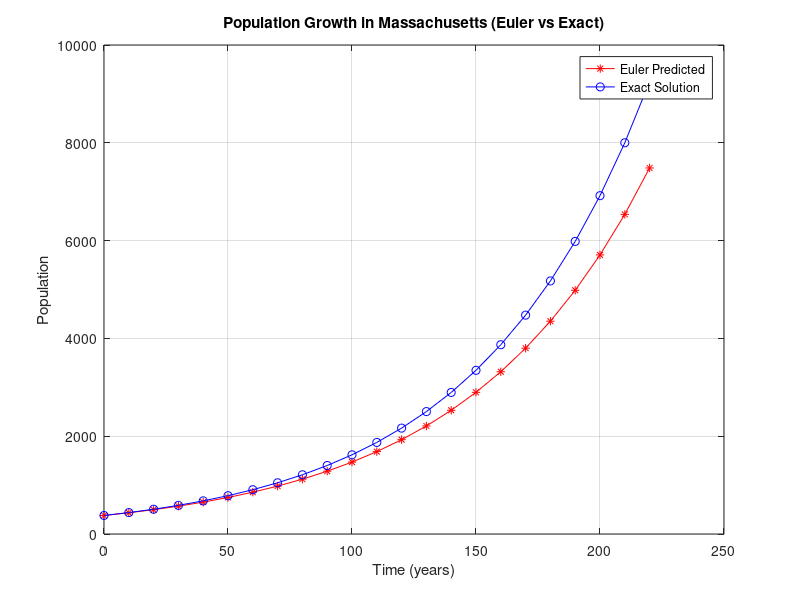

The MATLAB source for this figure: (Note: this script raises an error after producing the figure.)
function Euler
    format long; % Add more decimal places to the values
    clc; % Clear the command window
    fileID1 = fopen('AllData.txt', 'w'); % Designate a file for results
    fileID2 = fopen('project1-y.txt', 'w');
    fileID3 = fopen('project1-exact.txt', 'w');
    fprintf(fileID1, '%6s %12s %12s\r\n', 't', 'y(t)', 'exact(t)');
    fprintf(fileID2, '%6s %12s\r\n', 't', 'y(t)');
    fprintf(fileID3, '%6s %12s\r\n', 't', 'exact(t)');
    
    h = 10; % Define h 
    t_0 = 0; % Define t_0 (corresponds to 1790)
    y_0 = 379; % Define y_0 (initial population in 1790)
    t_n = 220; % Define end of the interval (corresponds to 2010)
    n = ceil((t_n - t_0) / h); % Define the number of iterations required
    t = zeros(n + 1, 1);
    y = zeros(n + 1, 1);
    exact = zeros(n + 1, 1);
    t(1) = t_0; % Save the first value of t into a vector
    y(1) = y_0; % Save the first value of y into a vector
    exact(1) = y_0; % Set exact(1) to the initial population y_0

    for i = 2:n + 1 % Create a loop to solve the iterates
        t(i) = t(i - 1) + h; % Update time
        y(i) = y(i - 1) + h * f(t(i - 1), y(i - 1)); % Euler's method update
        exact(i) = e(t(i)); % Get exact population using e(t)
        fprintf('%6.6f %12.8f %12.8f\r\n', t(i), y(i), exact(i)); % Print to screen
        fprintf(fileID1, '%6.6f %12.8f %12.8f\r\n', t(i), y(i), exact(i));
        fprintf(fileID2, '%6.6f %12.8f\r\n', t(i), y(i));
        fprintf(fileID3, '%6.6f %12.8f\r\n', t(i), exact(i));
    end
    
    fclose(fileID1);
    fclose(fileID2);
    fclose(fileID3);
    
    % Plotting the results
    figure;
    plot(t, y, 'r-*', 'DisplayName', 'Euler Predicted'); % Plot Euler method results
    hold on;
    plot(t, exact, 'b-o', 'DisplayName', 'Exact Solution'); % Plot exact solution
    xlabel('Time (years)');
    ylabel('Population');
    title('Population Growth in Massachusetts (Euler vs Exact)');
    legend;
    grid on;
    hold off;
    
    
    actual_population = [379, 423, 472, 523, 610, 738, 995, 1231, 1457, 1783, 2239, 2805, ...
                         3366, 3852, 4250, 4317, 4691, 5149, 5689, 5737, 6016,6349];

    
    euler_values = y(1:length(actual_population)); 

    
    years = t(1:length(actual_population)); 

    
    residuals = actual_population' - euler_values;

    % Create a table with all the required columns
    result_table = table(years, euler_values, actual_population', residuals, ...
                         'VariableNames', {'Year', 'Euler_Predicted', 'Actual_Population', 'Residuals'});

    % Save the table to an Excel file
    writetable(result_table, 'PopulationResults.xlsx', 'Sheet', 1);

end

function z = f(t, y)
    r = 0.0145225; % Growth rate
    z = r * y; % The rate of change of the population
end

function w = e(t)
    w = 379 * exp(0.0145225 * t); % Exact solution of the exponential growth model
end



